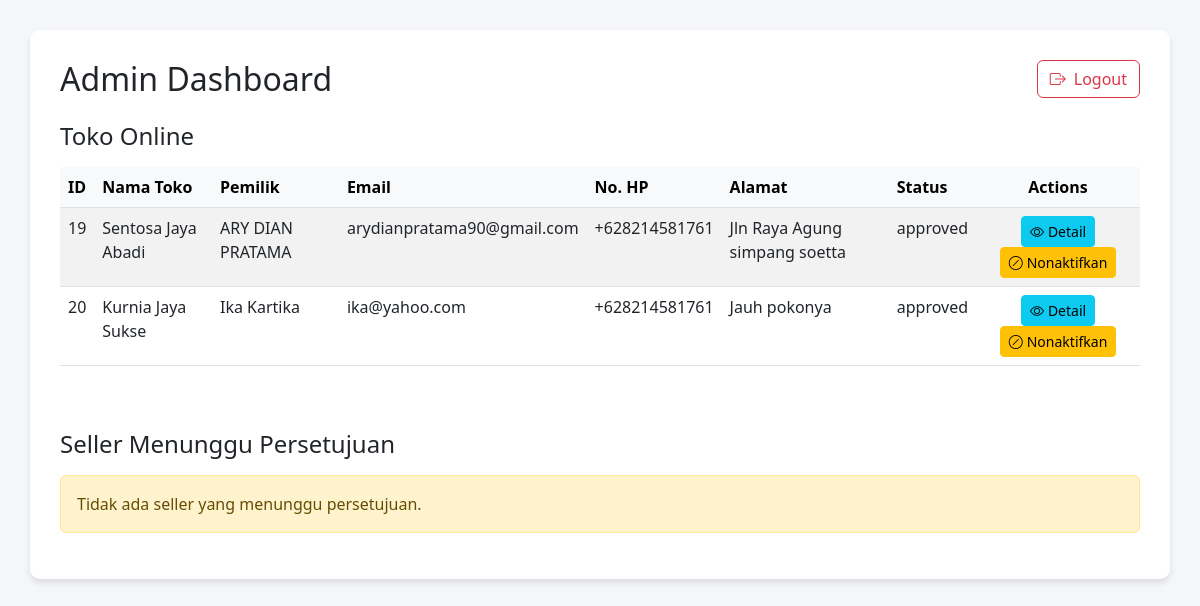
/admin/admin_dashboard.php (signed in), run on the app's committed database.
### tables this page shows
CREATE TABLE `sellers` (
  `id` int NOT NULL,
  `user_id` int NOT NULL,
  `shop_name` varchar(255) NOT NULL,
  `shop_description` text,
  `phone_number` varchar(15) NOT NULL,
  `shop_address` varchar(255) NOT NULL,
  `shop_logo` varchar(255) DEFAULT NULL,
  `status` enum('pending','approved','rejected','disabled') DEFAULT 'pending',
  `notification` tinyint(1) DEFAULT '0',
  `shop_email` varchar(255) DEFAULT NULL
);

CREATE TABLE `users` (
  `id` int NOT NULL,
  `username` varchar(50) NOT NULL,
  `email` varchar(100) NOT NULL,
  `password` varchar(255) NOT NULL,
  `role` enum('admin','seller','buyer') DEFAULT 'buyer',
  `created_at` timestamp NULL DEFAULT CURRENT_TIMESTAMP,
  `store_name` varchar(100) DEFAULT NULL,
  `store_description` text,
  `profile_picture` varchar(255) DEFAULT NULL,
  `google_id` varchar(255) DEFAULT NULL,
  `photo` varchar(255) DEFAULT NULL
);

### admin/admin_dashboard.php (the view, shortened to what this page needs)
<?php
include '../includes/db.php';
$stmt = $conn->prepare("SELECT s.*, u.username, u.email FROM sellers s JOIN users u ON s.user_id = u.id WHERE s.status = 'approved'");
$stmt->execute();
$results = $stmt->get_result();
$stmt_pending = $conn->prepare("SELECT s.*, u.username, u.email FROM sellers s JOIN users u ON s.user_id = u.id WHERE s.status = 'pending'");
$stmt_pending->execute();
$pending_results = $stmt_pending->get_result();
?>
<!DOCTYPE html>
<html lang="id">
<head>
    <link href="https://cdn.jsdelivr.net/npm/bootstrap@5.3.0/dist/css/bootstrap.min.css" rel="stylesheet">
    <link href="https://cdn.jsdelivr.net/npm/bootstrap-icons@1.10.0/font/bootstrap-icons.css" rel="stylesheet">
</head>
<body>
    <div class="container dashboard-container">
        <div class="page-header d-flex justify-content-between align-items-center mb-4">
            <h2 class="mb-0">Admin Dashboard</h2>
            <a href="../logout.php" class="btn btn-outline-danger">
                <i class="bi bi-box-arrow-right me-2"></i>Logout
            </a>
        </div>
        <h4 class="mb-3">Toko Online</h4>
        <?php if ($results->num_rows > 0): ?>
            <div class="table-responsive">
                <table class="table table-hover table-striped">
                    <thead class="table-light">
                        <tr>
                            <th>ID</th>
                            <th>Nama Toko</th>
                            <th>Pemilik</th>
                            <th>Email</th>
                            <th>No. HP</th>
                            <th>Alamat</th>
                            <th>Status</th>
                            <th class="text-center">Actions</th>
                        </tr>
                    </thead>
                    <tbody>
                        <?php while ($row = $results->fetch_assoc()): ?>
                            <tr>
                                <td><?= htmlspecialchars($row['id']) ?></td>
                                <td><?= htmlspecialchars($row['shop_name']) ?></td>
                                <td><?= htmlspecialchars($row['username']) ?></td>
                                <td><?= htmlspecialchars($row['email']) ?></td>
                                <td><?= htmlspecialchars($row['phone_number']) ?></td>
                                <td><?= htmlspecialchars($row['shop_address']) ?></td>
                                <td><?= htmlspecialchars($row['status']) ?></td>
                                <td class="text-center">
                                    <a href='shop_details.php?id=<?= $row['id'] ?>' class='btn btn-info btn-sm btn-action'>
                                        <i class="bi bi-eye me-1"></i>Detail
                                    </a>
                                    <a href='disable-shop.php?id=<?= $row['id'] ?>' class='btn btn-warning btn-sm btn-action' onclick="return confirm('Apakah Anda yakin ingin menonaktifkan toko ini?')">
                                        <i class="bi bi-slash-circle me-1"></i>Nonaktifkan
                                    </a>
                                </td>
                            </tr>
                        <?php endwhile; ?>
                    </tbody>
                </table>
            </div>
        <?php else: ?>
            <div class="alert alert-info">Tidak ada toko online saat ini.</div>
        <?php endif; ?>
        <h4 class="mt-5 mb-3">Seller Menunggu Persetujuan</h4>
        <?php if ($pending_results->num_rows > 0): ?>
            <div class="table-responsive">
                <table class="table table-hover table-striped">
                    <thead class="table-light">
                        <tr>
                            <th>ID</th>
                            <th>Nama Toko</th>
                            <th>Pemilik</th>
                            <th>Email</th>
                            <th>No. HP</th>
                            <th>Alamat</th>
                            <th class="text-center">Actions</th>
                        </tr>
                    </thead>
                    <tbody>
                        <?php while ($row = $pending_results->fetch_assoc()): ?>
                            <tr>
                                <td><?= htmlspecialchars($row['id']) ?></td>
                                <td><?= htmlspecialchars($row['shop_name']) ?></td>
                                <td><?= htmlspecialchars($row['username']) ?></td>
                                <td><?= htmlspecialchars($row['email']) ?></td>
                                <td><?= htmlspecialchars($row['phone_number']) ?></td>
                                <td><?= htmlspecialchars($row['shop_address']) ?></td>
                                <td class="text-center">
                                    <a href='approve_seller.php?id=<?= $row['id'] ?>' class='btn btn-success btn-sm btn-action'>
                                        <i class="bi bi-check-circle me-1"></i>Approve
                                    </a>
                                    <a href='reject_seller.php?id=<?= $row['id'] ?>' class='btn btn-danger btn-sm btn-action'>
                                        <i class="bi bi-x-circle me-1"></i>Tolak
                                    </a>
                                </td>
                            </tr>
                        <?php endwhile; ?>
                    </tbody>
                </table>
            </div>
        <?php else: ?>
            <div class="alert alert-warning">Tidak ada seller yang menunggu persetujuan.</div>
        <?php endif; ?>
    </div>
</body>
</html>

### admin/admin_dashboard.php (style rules this page uses)
body { background-color: #f4f6f9; }
.dashboard-container { background-color: white; border-radius: 10px; box-shadow: 0 4px 6px rgba(0,0,0,0.1); padding: 30px; margin-top: 30px; }

### data on the page
sellers: id "19", shop_name "Sentosa Jaya Abadi", user.username "ARY DIAN PRATAMA", user.email "arydianpratama90@gmail.com", phone_number "+628214581761", shop_address "Jln Raya Agung simpang soetta", status "approved"
sellers: id "20", shop_name "Kurnia Jaya Sukse", user.username "Ika Kartika", user.email "ika@yahoo.com", phone_number "+628214581761", shop_address "Jauh pokonya", status "approved"
